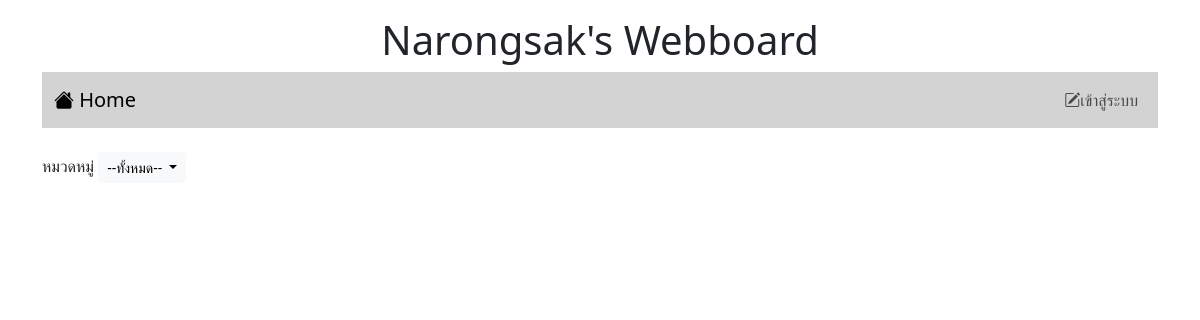
Before: / with the older database file.
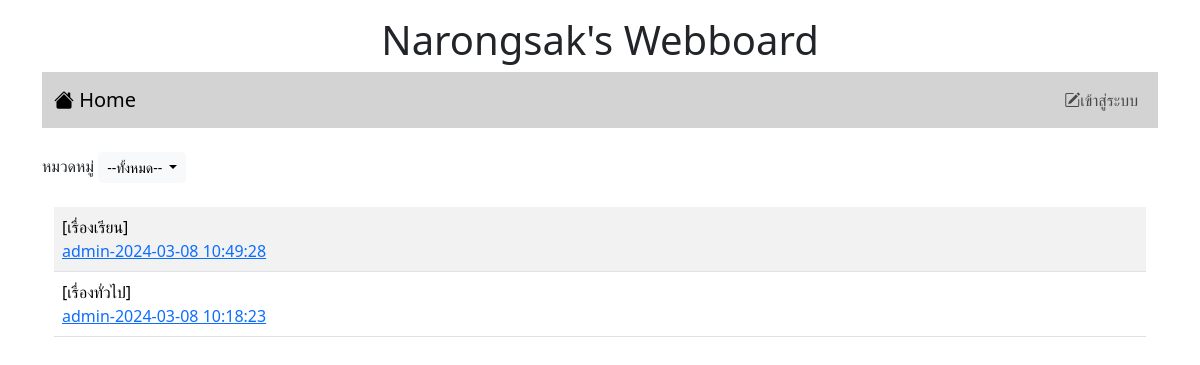
After: the same page with the newer database file.
### tables this page shows
CREATE TABLE `post` (
  `id` int(11) NOT NULL,
  `title` varchar(128) NOT NULL,
  `content` varchar(2048) NOT NULL,
  `post_date` datetime NOT NULL,
  `cat_id` int(11) NOT NULL,
  `user_id` int(11) NOT NULL
);

CREATE TABLE `category` (
  `id` int(11) NOT NULL,
  `name` varchar(32) NOT NULL
);

CREATE TABLE `user` (
  `id` int(11) NOT NULL,
  `login` varchar(32) NOT NULL,
  `password` varchar(64) NOT NULL,
  `name` varchar(64) NOT NULL,
  `gender` char(1) NOT NULL,
  `email` varchar(32) NOT NULL,
  `role` char(1) NOT NULL
);

### index.php (the view, shortened to what this page needs)
<!DOCTYPE html>
<html lang="en">
<head>
    <link href="https://cdn.jsdelivr.net/npm/bootstrap@5.3.2/dist/css/bootstrap.min.css" rel="stylesheet"
>
    <link rel="stylesheet" href="https://cdn.jsdelivr.net/npm/bootstrap-icons@1.11.3/font/bootstrap-icons.min.css">
</head>
<body>
    <div class="container-lg">
        <h1 style="text-align: center;" class="mt-3">Narongsak's Webboard</h1>
        <?php include "nav.php"?>
        <div class="mt-4 d-flex justify-content-between">
            <div>
                <label>หมวดหมู่</label>
                <span class="dropdown">
                    <button class="btn btn-light btn-sm dropdown-toggle" type="button" data-bs-toggle="dropdown" aria-expanded="false">
                        --ทั้งหมด--
                    </button>
                </span>
            </div>
        </div>
        <div class="container-lg">
        <table class="table table-striped mt-4">
            <?php
                $conn=new PDO("mysql:host=localhost;dbname=webboard;charset=utf8","root","");
                $sql="SELECT t3.name, t1.title, t1.id, t2.login, t1.post_date FROM post as t1
                INNER JOIN user as t2 ON (t1.user_id=t2.id)
                INNER JOIN category as t3 ON (t1.cat_id=t3.id) ORDER BY t1.post_date DESC";
                $result=$conn->query($sql);
                while($row = $result->fetch()){
                    echo "<tr><td class='d-flex justify-content-between'>
                    <div>[$row[0]]<a href = post.php?id=$row[2]
                    style=text-decoration:non$row[1]</a><br>$row[3]-$row[4]</div>";
                    echo "</td></tr>";
                 }
            ?>
            </table>
    </div>
</body>
</html>

### nav.php (shortened to what this page needs)
<nav class="navbar navbar-expand-lg" style="background-color: #d3d3d3;">
    <div class="container-fluid">
        <a class="navbar-brand" href="Index.php"> <i class="bi bi-house-fill"></i> Home</a>
        <ul class="navbar-nav">
            <?php if (!isset($_SESSION['id'])) { ?>
                <li class="nav-item">
                    <a class="nav-link" aria-current="page" href="login.php">
                        <i class="bi bi-pencil-square"></i>เข้าสู่ระบบ</a>
                </li>
            <?php } ?>
        </ul>
    </div>
</nav>

Changed rows visible on the page:
added post: category.name "เรื่องเรียน", user.login "admin", post_date "2024-03-08 10:49:28"
added post: category.name "เรื่องทั่วไป", user.login "admin", post_date "2024-03-08 10:18:23"
